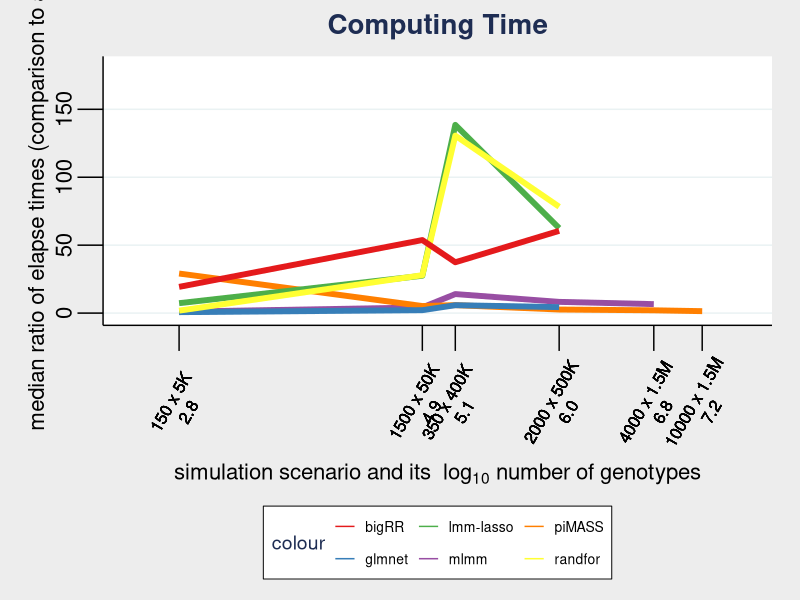
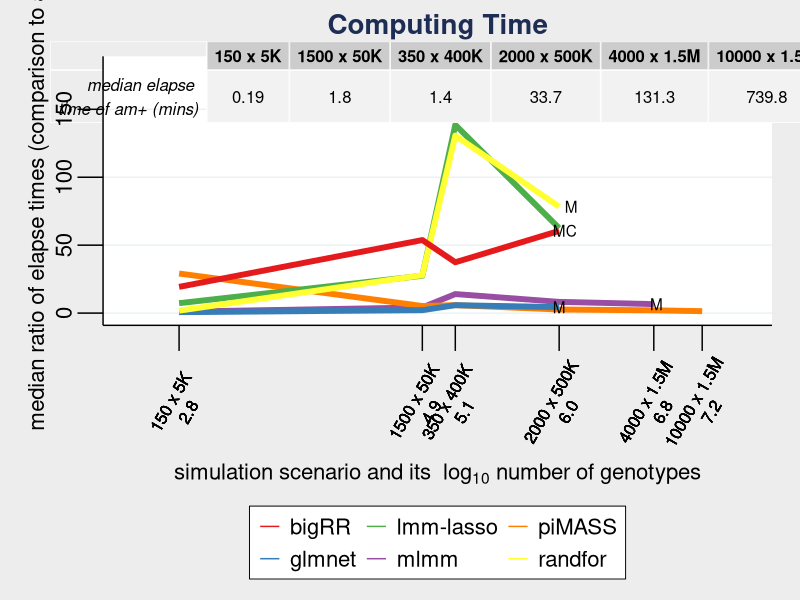
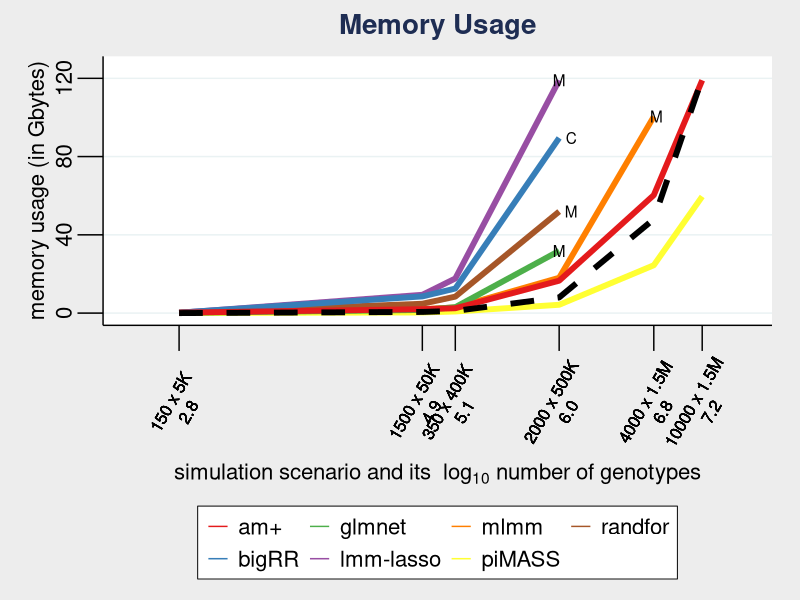

Here is the R script that generated these plots, in order:
## Results are obtained from bragg
## input matrices cputimes.dat and memory.dat
## Input obtained from /home/geo047/MWAM/SimStudy/Timing/Results  on Bragg cluster. 
## See README file on Bragg for how these input files were created. 
##
## amGPU just mention these results in the paper. Doesn't make sense on the figure. Doesn't add anything. 
##-----------------
##  Main Program 
##-------------------

require(ggplot2)
library(GGally)
library(ggthemes)
library(gridExtra)
library("reshape2")
library(RColorBrewer)
##----------------------
##  CPU times 
##-----------------------

## raw plots and logdf plots do not look that good. am+ is better but not by much.
## going to try am+ as benchmark and comparing everything against it. -ve values mean 
## other approach is better. 

setwd("/Users/geo047/AM+/Plots_for_Paper")
df <- read.table(file="cputimes.dat", header=TRUE)
sizefn <- 16

## times - ratios

mlmm <- with(df, mlmm)
piMASS <- with(df, piMASS)
glmnet <- with(df, glmnet)
rf <- with(df, rf)
bigRR <- with(df, bigRR)
lasso <- with(df, lasso)

dfnew <- data.frame("mlmm"=mlmm, "piMASS"=piMASS, "glmnet"=glmnet, "rf"=rf,  
                    "bigRR"=bigRR, "lasso"=lasso, check.names=FALSE)

dfnew$Pop <- df$Pop
#dfnew$Pop <- factor(dfnew$Pop,levels(dfnew$Pop)[c(2,3,5,4,6,1)])
dfnew$Pop <- factor(dfnew$Pop,levels(dfnew$Pop)[c(6,4,5,3,1,2)])
dfnew$Pop <- log10(c(150*5, 1500*50, 350*400, 2000*500, 4000*1500, 10000*1500))
dfnew$size <- 2

##-------------------
##  Main plot
##--------------------
p1 <- ggplot(dfnew, aes(Pop, group=1, size=size)) + 
  geom_line(aes(y = mlmm, colour = "mlmm")) +
  geom_line(aes(y = piMASS, colour = "piMASS")) + 
  geom_line(aes(y = lasso, colour = "lmm-lasso")) +
  geom_line(aes(y = glmnet, colour = "glmnet")) +
  geom_line(aes(y = rf, colour = "randfor")) + 
  geom_line(aes(y = bigRR, colour = "bigRR"))  +
  scale_color_manual(values = brewer.pal(6, "Set1"))


##------------------
## Labels for X axis
##------------------
ts <-  c( "150 x 5K\n2.8" , "1500 x 50K\n4.9",
          "350 x 400K\n5.1" ,  "2000 x 500K\n6.0",  
          "4000 x 1.5M\n6.8",  "10000 x 1.5M\n7.2")

p1 <- p1 + scale_x_continuous(breaks=dfnew$Pop, labels=ts, limits=c(2.5,7.5)) 
p1 <- p1 + scale_size(range=c(2, 2), guide=FALSE)


##-----------------
## Set theme
##------------------
p1 <- p1 + theme_stata() + theme(plot.background=element_rect(fill="grey93")) 




#----------------------
# alter x axis labels
#----------------------
p1 <- p1 + 
  theme(axis.text.x = element_text(size=12,  angle=60, vjust=c(0.5,0.5,0.5,0.5,0.5,0.5))) +
  theme(axis.text.y=element_text(size=sizefn, hjust=0.5))




p1 <- p1  + ylab(bquote("median ratio of elapse times (comparison to am+)")) + 
  xlab(bquote('simulation scenario and its ' ~log[10]~ 'number of genotypes'))


## set y limits
p1 <- p1 + ylim(0,180)
       

## add title
p1 <- p1 + ggtitle("Computing Time")
p1 <- p1 + theme(plot.title = element_text(size=20, face="bold", vjust=2))

#  increase tick marker lenght (x and y)
p1 <- p1 + theme(axis.ticks.length=grid::unit(0.65,"cm"))

##  change x and y labels size and bold
p1 <- p1 + theme(axis.title.x = element_text(angle=0, vjust=1, size=sizefn)) 
p1 <- p1 + theme(axis.title.y = element_text(angle=90, vjust=1, size=sizefn))


# change size of x and y tick labels
#p1 <- p1 + 
#  theme(axis.text.x = element_text(size=12, angle=30)) +
#  theme(axis.text.y=element_text(size=sizefn, hjust=0.5))
p1
# change size of y label
p1 <- p1 + theme(axis.title.y=element_text(angle=90, size=sizefn))





## increase font of lengend + remove legend title
p1 <- p1 +  theme(legend.text=element_text(size=sizefn))
p1 <- p1 +  theme(legend.title=element_blank())
p1 <- p1 + guides(colour = guide_legend(override.aes = list(size=3)))

## add annotations to plot
p1 <- p1 + annotate("text", x=6.0, y=dfnew[["lasso"]][4]-2, label="M") +
           annotate("text", x=6.0+0.1, y=dfnew[["bigRR"]][4], label="C") + 
           annotate("text", x= 6.0+0.1, y=dfnew[["rf"]][4], label="M") +
          annotate("text", x=6.8, y=dfnew[["mlmm"]][5], label="M") +
          annotate("text", x=6,0, y=df[["glmnet"]][4], label="M")


## adding a table of results to the plot
mytable <- data.frame(c1=0.19, c2=1.8, c3=1.4, c4=33.7, c5=131.3, c6=739.8)
names(mytable) <- c("150 x 5K", "1500 x 50K", "350 x 400K", "2000 x 500K" ,"4000 x 1.5M", 
                    "10000 x 1.5M")
rownames(mytable) <- "median elapse \ntime of am+ (mins)"


p1 <- p1 + 
     annotation_custom(tableGrob(mytable), xmin=2.5, xmax=7.5, ymin=160, ymax=180)

p1







#######---------------------------------------
#####  Memory plot for suplementary materials
#######-------------------------------------



setwd("/Users/geo047/AM+/Plots_for_Paper")
df <- read.table(file="memory.dat", header=TRUE, check.names=FALSE)
sizefn <- 16
names(df)[2] <- "am"

df$Pop <- factor(df$Pop,levels(df$Pop)[c(6,4,5,3,1,2)])
numgenos <- c(150*5, 1500*50, 350*400, 2000*500, 4000*1500, 10000*1500)
df$Pop <- log10(numgenos)
df$size <- 2

df[df>120] <- 119

## cannot see mlmm memory usage because it is same as am+ just increased by 5% to see
df$mlmm <- df$mlmm * 1.06

p1 <- ggplot(df, aes(Pop, group=1, size=size)) + 
  geom_line(aes(y = mlmm, colour = "mlmm")) +
  geom_line(aes(y = piMASS, colour = "piMASS")) + 
  geom_line(aes(y = lasso, colour = "lmm-lasso")) +
  geom_line(aes(y = glmnet, colour = "glmnet")) +
  geom_line(aes(y = rf, colour = "randfor")) + 
  geom_line(aes(y = bigRR, colour = "bigRR")) +
  geom_line(aes(y=am, colour="am+")) +
  scale_color_manual(values = brewer.pal(7, "Set1"))

ts <-  c( "150 x 5K\n2.8" , "1500 x 50K\n4.9",
          "350 x 400K\n5.1" ,  "2000 x 500K\n6.0",  
          "4000 x 1.5M\n6.8",  "10000 x 1.5M\n7.2")




p1 <- p1 + scale_x_continuous(breaks=unique(df$Pop), labels=ts, limits=c(2.5,7.5)) 
p1 <- p1 + scale_size(range=c(2, 2), guide=FALSE)


##-----------------
## Set theme
##------------------
p1 <- p1 + theme_stata() + theme(plot.background=element_rect(fill="grey93")) 



#----------------------
# alter x axis labels
#----------------------
p1 <- p1 + 
  theme(axis.text.x = element_text(size=12,  angle=60, vjust=c(0.5,0.5,0.5,0.5,0.5,0.5))) +
  theme(axis.text.y=element_text(size=sizefn, hjust=0.5))



p1 <- p1  + ylab(bquote("memory usage (in Gbytes)")) + 
  xlab(bquote('simulation scenario and its ' ~log[10]~ 'number of genotypes'))


## set y limits
p1 <- p1 + ylim(0,125)


## add title
p1 <- p1 + ggtitle("Memory Usage")
p1 <- p1 + theme(plot.title = element_text(size=20, face="bold", vjust=2))

#  increase tick marker lenght (x and y)
p1 <- p1 + theme(axis.ticks.length=grid::unit(0.65,"cm"))

##  change x and y labels size and bold
p1 <- p1 + theme(axis.title.x = element_text(angle=0, vjust=1, size=sizefn)) 
p1 <- p1 + theme(axis.title.y = element_text(angle=90, vjust=1, size=sizefn))

# change size of y label
p1 <- p1 + theme(axis.title.y=element_text(angle=90, size=sizefn))





## increase font of lengend + remove legend title
p1 <- p1 +  theme(legend.text=element_text(size=sizefn))
p1 <- p1 +  theme(legend.title=element_blank())
p1 <- p1 + guides(colour = guide_legend(override.aes = list(size=3)))

## add annotations to plot
p1 <- p1 + annotate("text", x=6.0, y=df[["lasso"]][4], label="M") +
  annotate("text", x=6.0+0.1, y=df[["bigRR"]][4], label="C") + 
  annotate("text", x= 6.0+0.1, y=df[["rf"]][4], label="M") +
  annotate("text", x=6.8, y=df[["mlmm"]][5], label="M")+
  annotate("text", x=6,0, y=df[["glmnet"]][4], label="M")
  
## Add line for size of data set
M <- numgenos*8/1000000  ## read in as double precision 


p1 <- p1 + geom_line(aes(y=M, x=df$Pop), linetype="dashed" )
  
p1













